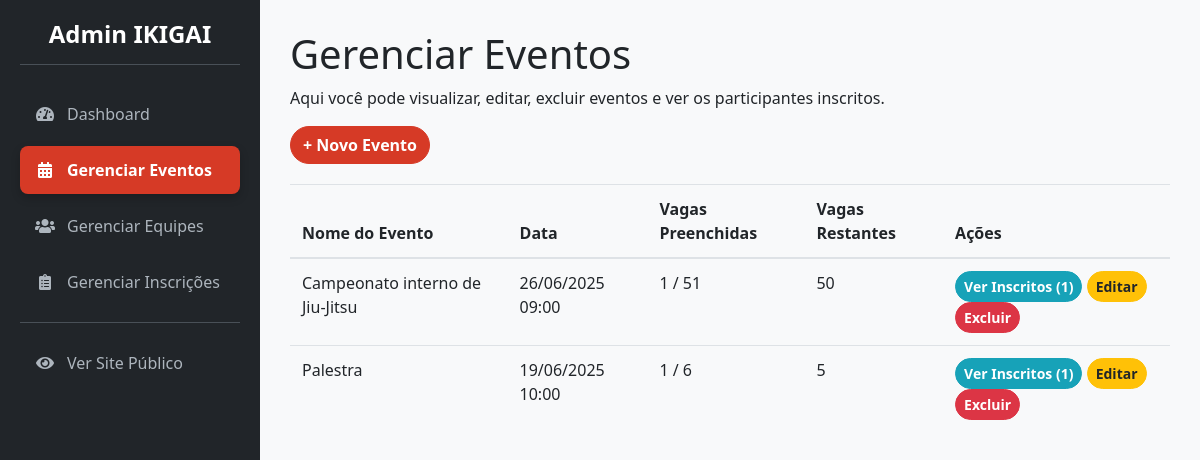
/admin/eventos (signed in), run on the app's committed database.
### app/models.py (models this page shows, shortened)
class Evento(db.Model):
    __tablename__ = 'eventos'
    id = db.Column(db.Integer, primary_key=True)
    nome_evento = db.Column(db.String(200), nullable=False)
    data_hora_evento = db.Column(db.DateTime, nullable=False)
    palestrante = db.Column(db.String(100))
    imagem_palestrante = db.Column(db.String(300), nullable=True) # URL para a imagem
    descricao = db.Column(db.Text)
    local_evento = db.Column(db.String(200))
    preco = db.Column(db.Float, default=0.0)
    numero_vagas = db.Column(db.Integer, nullable=False)
    pix_copia_e_cola = db.Column(db.Text, nullable=True)  # Campo para o Pix
    inscricoes = db.relationship('Inscricao', backref='evento', lazy=True)

### app/admin/routes.py (the view)
@bp.route('/eventos')
@admin_required
def gerenciar_eventos():
    eventos = Evento.query.order_by(Evento.data_hora_evento.desc()).all()
    return render_template('admin/admin_gerenciar_eventos.html', eventos=eventos)

### app/__init__.py (called while the page is built)
@login_manager.user_loader
def load_user(user_id):
    return models.User.query.get(int(user_id))

### app/admin/routes.py (called while the page is built)
@bp.before_request
def before_request_handler():
    if current_app.config.get('DEBUG') and not current_user.is_authenticated:
        user = User.query.first()
        if user:
            login_user(user)

### app/templates/admin/admin_gerenciar_eventos.html (shortened to what this page needs)
{% extends 'admin/admin_base.html' %}
{% block page_title %}Gerenciar Eventos{% endblock %}
{% block content %}
<p>Aqui você pode visualizar, editar, excluir eventos e ver os participantes inscritos.</p>
<a href="{{ url_for('admin.novo_evento') }}" class="btn btn-primary" style="margin-bottom: 20px;">+ Novo Evento</a>
{% if eventos %}
    <table class="table">
        <thead>
            <tr>
                <th>Nome do Evento</th>
                <th>Data</th>
                <th>Vagas Preenchidas</th>
                <th>Vagas Restantes</th>
                <th>Ações</th>
            </tr>
        </thead>
        <tbody>
            {% for evento_item in eventos %}
            <tr>
                <td>{{ evento_item.nome_evento }}</td>
                <td>{{ evento_item.data_hora_evento.strftime('%d/%m/%Y %H:%M') }}</td>
                <td>{{ evento_item.inscricoes|length }} / {{ evento_item.numero_vagas + evento_item.inscricoes|length }}</td>
                <td>{{ evento_item.numero_vagas }}</td>
                <td class="action-links">
                    <a href="{{ url_for('admin.listar_inscricoes_evento', evento_id=evento_item.id) }}" class="btn btn-info btn-sm">Ver Inscritos ({{ evento_item.inscricoes|length }})</a>
                    <a href="{{ url_for('admin.editar_evento', evento_id=evento_item.id) }}" class="btn btn-warning btn-sm">Editar</a>
                    <a href="{{ url_for('admin.editar_evento', evento_id=evento_item.id) }}" class="btn btn-danger btn-sm">Excluir</a>
                </td>
            </tr>
            {% endfor %}
        </tbody>
    </table>
{% else %}
    <p>Nenhum evento cadastrado.</p>
{% endif %}
{% endblock %}

### app/static/css/admin_styles.css (style rules this page uses)
:root { --primary-red: rgb(214, 58, 38); --dark-red: rgb(180, 45, 28); --admin-bg: #f8f9fa; --sidebar-bg: #212529; --sidebar-link-color: #adb5bd; --sidebar-link-hover-color: #fff; --shadow: 0 4px 20px rgba(0, 0, 0, 0.08); --border-radius: 12px; --font-family: 'Segoe UI', Tahoma, Geneva, Verdana, sans-serif; }
body { background-color: var(--admin-bg); font-family: var(--font-family); }
.btn { border-radius: 25px; font-weight: 600; }
.btn-primary { background-color: var(--primary-red); border-color: var(--primary-red); }

### data on the page
Evento: nome_evento "Campeonato interno de Jiu-Jitsu", data_hora_evento "26/06/2025 09:00", inscricoes|length "1", numero_vagas "51", numero_vagas "50"
Evento: nome_evento "Palestra", data_hora_evento "19/06/2025 10:00", inscricoes|length "1", numero_vagas "6", numero_vagas "5"
